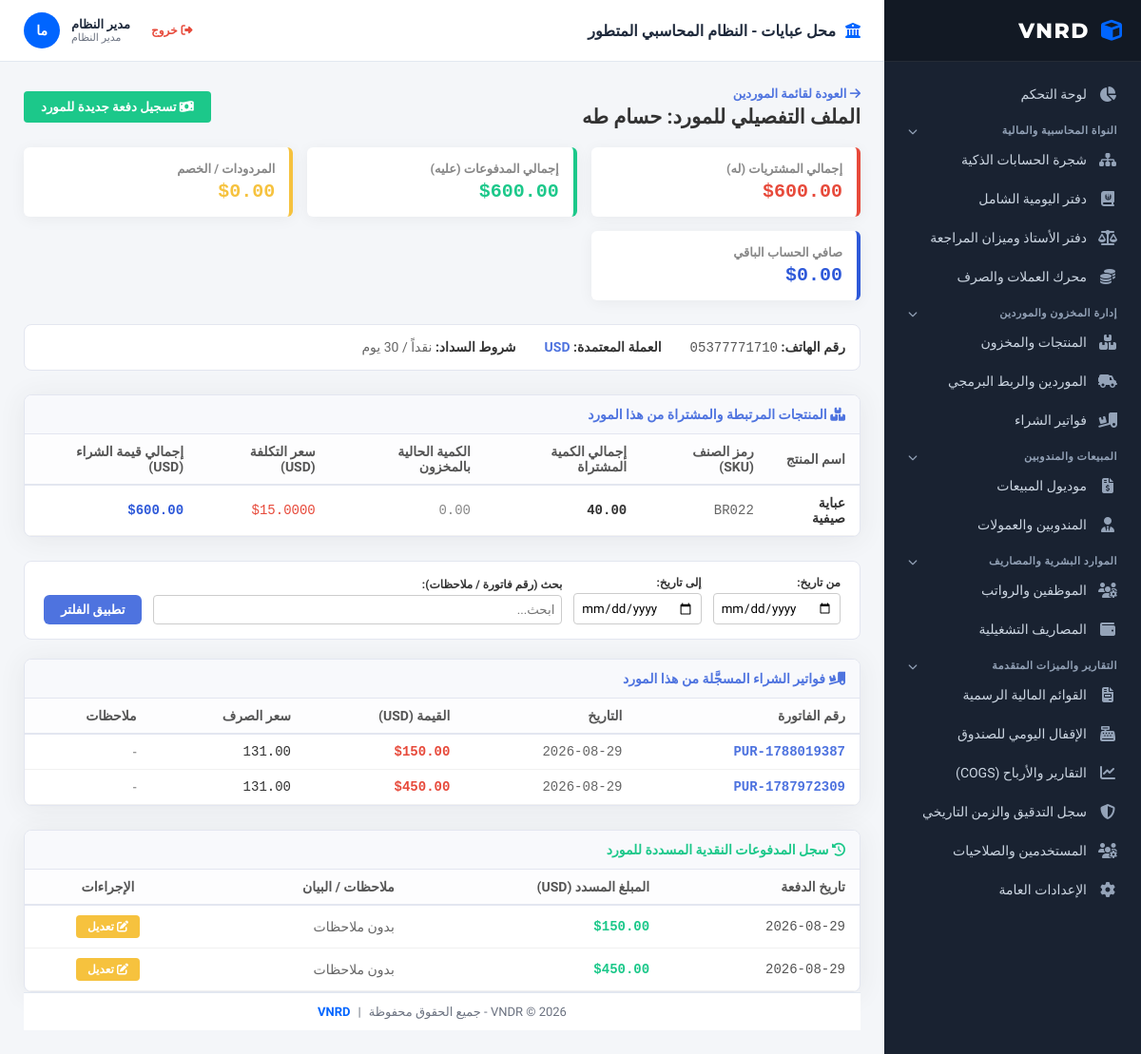
The page /supplier_view.php?id=1 (signed in) on the database its author committed.
### tables this page shows
CREATE TABLE `suppliers` (
  `id` int(11) NOT NULL,
  `supplier_name` varchar(150) NOT NULL,
  `phone` varchar(50) DEFAULT NULL,
  `currency` varchar(10) DEFAULT 'USD',
  `payment_terms` varchar(100) DEFAULT 'نقداً / 30 يوم',
  `created_at` timestamp NOT NULL DEFAULT current_timestamp(),
  `returns_discounts` decimal(15,4) NOT NULL DEFAULT 0.0000
);

CREATE TABLE `products` (
  `id` int(11) NOT NULL,
  `product_name` varchar(150) NOT NULL,
  `sku` varchar(100) NOT NULL,
  `category_id` int(11) DEFAULT NULL,
  `cost_price_usd` decimal(15,4) NOT NULL DEFAULT 0.0000,
  `wholesale_price_syp` decimal(15,2) NOT NULL DEFAULT 0.00,
  `retail_price_syp` decimal(15,2) NOT NULL DEFAULT 0.00,
  `special_price_syp` decimal(15,2) NOT NULL DEFAULT 0.00,
  `base_unit` varchar(50) NOT NULL DEFAULT 'قطعة',
  `packing_unit` varchar(50) DEFAULT NULL,
  `current_quantity` decimal(15,4) NOT NULL DEFAULT 0.0000,
  `purchased_quantity` decimal(12,2) NOT NULL DEFAULT 0.00,
  `supplier_id` int(11) DEFAULT NULL,
  `created_at` timestamp NOT NULL DEFAULT current_timestamp()
);

CREATE TABLE `purchase_invoices` (
  `id` int(11) NOT NULL,
  `invoice_number` varchar(50) NOT NULL,
  `supplier_id` int(11) NOT NULL,
  `exchange_rate` decimal(15,4) DEFAULT 1.0000,
  `total_amount_usd` decimal(15,2) DEFAULT 0.00,
  `invoice_date` date NOT NULL,
  `notes` text DEFAULT NULL,
  `created_at` timestamp NOT NULL DEFAULT current_timestamp()
);

CREATE TABLE `supplier_payments` (
  `id` int(11) NOT NULL,
  `supplier_id` int(11) NOT NULL,
  `amount_usd` decimal(15,4) NOT NULL,
  `payment_date` date NOT NULL,
  `notes` text DEFAULT NULL,
  `created_at` timestamp NOT NULL DEFAULT current_timestamp()
);

### supplier_view.php (the view, shortened to what the rows shown need)
<?php
include 'header.php';
$supplier_id = intval($_GET['id'] ?? 0);
$stmt = $conn->prepare("SELECT * FROM suppliers WHERE id = ?");
$stmt->execute([$supplier_id]);
$supplier = $stmt->fetch(PDO::FETCH_ASSOC);
$conn->exec("CREATE TABLE IF NOT EXISTS purchase_invoices (
    id INT AUTO_INCREMENT PRIMARY KEY,
    invoice_number VARCHAR(50) NOT NULL,
    supplier_id INT NOT NULL,
    exchange_rate DECIMAL(15,4) DEFAULT 1,
    total_amount_usd DECIMAL(15,2) DEFAULT 0,
    invoice_date DATE NOT NULL,
    notes TEXT,
    created_at TIMESTAMP DEFAULT CURRENT_TIMESTAMP
)");
$conn->exec("CREATE TABLE IF NOT EXISTS purchase_invoice_items (
    id INT AUTO_INCREMENT PRIMARY KEY,
    purchase_invoice_id INT NOT NULL,
    product_id INT NOT NULL,
    quantity DECIMAL(15,4) NOT NULL,
    unit_cost_usd DECIMAL(15,4) NOT NULL,
    total_cost_usd DECIMAL(15,2) NOT NULL
)");
$returns_discounts = floatval($supplier['returns_discounts']);
$stmt_products = $conn->prepare("SELECT * FROM products WHERE supplier_id = ? ORDER BY id DESC");
$stmt_products->execute([$supplier_id]);
$products = $stmt_products->fetchAll(PDO::FETCH_ASSOC);
$pi_where = ["supplier_id = ?"];
$pi_params = [$supplier_id];
$stmt_pi_list = $conn->prepare("SELECT * FROM purchase_invoices WHERE " . implode(' AND ', $pi_where) . " ORDER BY invoice_date DESC, id DESC");
$stmt_pi_list->execute($pi_params);
$purchase_invoices_list = $stmt_pi_list->fetchAll(PDO::FETCH_ASSOC);
$pay_where = ["supplier_id = ?"];
$pay_params = [$supplier_id];
$stmt_payments_list = $conn->prepare("SELECT * FROM supplier_payments WHERE " . implode(' AND ', $pay_where) . " ORDER BY payment_date DESC, id DESC");
$stmt_payments_list->execute($pay_params);
$payments_list = $stmt_payments_list->fetchAll(PDO::FETCH_ASSOC);
?>
<div style="display: flex; justify-content: space-between; align-items: center; margin-bottom: 20px;">
    <div>
        <a href="suppliers.php" style="color: #4e73df; text-decoration: none; font-size: 13px; font-weight: bold;"><i class="fas fa-arrow-right"></i> العودة لقائمة الموردين</a>
        <h2 style="margin: 5px 0 0 0; color: #333;">الملف التفصيلي للمورد: <?php echo htmlspecialchars($supplier['supplier_name']); ?></h2>
    </div>
</div>
<div style="display: grid; grid-template-columns: repeat(auto-fit, minmax(220px, 1fr)); gap: 15px; margin-bottom: 25px;">
    <div style="background: #fff; border-right: 4px solid #f6c23e; padding: 15px; border-radius: 6px; box-shadow: 0 0.15rem 1rem rgba(0,0,0,0.05);">
        <div style="color: #888; font-size: 13px; font-weight: bold;">المردودات / الخصم</div>
        <div style="font-size: 20px; font-weight: bold; color: #f6c23e; font-family: monospace; margin-top: 5px;">$<?php echo number_format($returns_discounts, 2); ?></div>
    </div>
</div>
<div style="background: #fff; border: 1px solid #e3e6f0; border-radius: 8px; padding: 15px; margin-bottom: 25px; display: flex; gap: 30px; font-size: 14px;">
    <div><strong>رقم الهاتف:</strong> <span style="font-family: monospace; color: #555;"><?php echo htmlspecialchars($supplier['phone'] ?: 'غير متوفر'); ?></span></div>
    <div><strong>العملة المعتمدة:</strong> <span style="color: #4e73df; font-weight: bold;"><?php echo htmlspecialchars($supplier['currency']); ?></span></div>
    <div><strong>شروط السداد:</strong> <span style="color: #666;"><?php echo htmlspecialchars($supplier['payment_terms']); ?></span></div>
</div>
<div style="background: #fff; border: 1px solid #e3e6f0; border-radius: 8px; overflow: hidden; margin-bottom: 25px; box-shadow: 0 0.15rem 1.75rem 0 rgba(58, 59, 69, 0.08);">
    <div style="overflow-x: auto;">
        <table style="width: 100%; border-collapse: collapse; font-size: 14px; text-align: right;">
            <thead>
                <tr style="background: #fdfdfe; border-bottom: 2px solid #e3e6f0; color: #555;">
                    <th style="padding: 10px 15px;">اسم المنتج</th>
                    <th style="padding: 10px 15px;">رمز الصنف (SKU)</th>
                    <th style="padding: 10px 15px;">إجمالي الكمية المشتراة</th>
                    <th style="padding: 10px 15px;">الكمية الحالية بالمخزون</th>
                    <th style="padding: 10px 15px;">سعر التكلفة (USD)</th>
                    <th style="padding: 10px 15px;">إجمالي قيمة الشراء (USD)</th>
                </tr>
            </thead>
            <tbody>
                <?php if (count($products) > 0): ?>
                    <?php foreach ($products as $prod):
                        $purchased_qty = $prod['purchased_quantity'] ?? $prod['current_quantity'];
                        $total_val = $purchased_qty * $prod['cost_price_usd'];
                    ?>
                        <tr style="border-bottom: 1px solid #f1f1f1;">
                            <td style="padding: 10px 15px; font-weight: 600; color: #333;"><?php echo htmlspecialchars($prod['product_name']); ?></td>
                            <td style="padding: 10px 15px; font-family: monospace; color: #666;"><?php echo htmlspecialchars($prod['sku']); ?></td>
                            <td style="padding: 10px 15px; font-family: monospace; font-weight: bold; color: #333;"><?php echo number_format($purchased_qty, 2); ?></td>
                            <td style="padding: 10px 15px; font-family: monospace; color: #888;"><?php echo number_format($prod['current_quantity'], 2); ?></td>
                            <td style="padding: 10px 15px; font-family: monospace; color: #e74a3b;">$<?php echo number_format($prod['cost_price_usd'], 4); ?></td>
                            <td style="padding: 10px 15px; font-family: monospace; color: #2e59d9; font-weight: bold;">$<?php echo number_format($total_val, 2); ?></td>
                        </tr>
                    <?php endforeach; ?>
                <?php else: ?>
                    <tr>
                        <td colspan="6" style="padding: 20px; text-align: center; color: #777;">لا توجد منتجات مسجلة مرتبطة بهذا المورد حتى الآن.</td>
                    </tr>
                <?php endif; ?>
            </tbody>
        </table>
    </div>
</div>
<div style="background: #fff; border: 1px solid #e3e6f0; border-radius: 8px; overflow: hidden; box-shadow: 0 0.15rem 1.75rem 0 rgba(58, 59, 69, 0.08); margin-bottom: 25px;">
    <div style="overflow-x: auto;">
        <table style="width: 100%; border-collapse: collapse; font-size: 14px; text-align: right;">
            <thead>
                <tr style="background: #fdfdfe; border-bottom: 2px solid #e3e6f0; color: #555;">
                    <th style="padding: 10px 15px;">رقم الفاتورة</th>
                    <th style="padding: 10px 15px;">التاريخ</th>
                    <th style="padding: 10px 15px;">القيمة (USD)</th>
                    <th style="padding: 10px 15px;">سعر الصرف</th>
                    <th style="padding: 10px 15px;">ملاحظات</th>
                </tr>
            </thead>
            <tbody>
                <?php if (count($purchase_invoices_list) > 0): ?>
                    <?php foreach ($purchase_invoices_list as $pi): ?>
                        <tr style="border-bottom: 1px solid #f1f1f1;">
                            <td style="padding: 10px 15px; font-family: monospace; font-weight: bold; color: #4e73df;"><?php echo htmlspecialchars($pi['invoice_number']); ?></td>
                            <td style="padding: 10px 15px; font-family: monospace; color: #666;"><?php echo htmlspecialchars($pi['invoice_date']); ?></td>
                            <td style="padding: 10px 15px; font-family: monospace; font-weight: bold; color: #e74a3b;">$<?php echo number_format($pi['total_amount_usd'], 2); ?></td>
                            <td style="padding: 10px 15px; font-family: monospace;"><?php echo number_format($pi['exchange_rate'], 2); ?></td>
                            <td style="padding: 10px 15px; color: #777;"><?php echo htmlspecialchars($pi['notes'] ?: '-'); ?></td>
                        </tr>
                    <?php endforeach; ?>
                <?php else: ?>
                    <tr><td colspan="5" style="padding: 20px; text-align: center; color: #777;">لا توجد فواتير شراء مطابقة لخيارات الفلتر الحالية.</td></tr>
                <?php endif; ?>
            </tbody>
        </table>
    </div>
</div>
<div style="background: #fff; border: 1px solid #e3e6f0; border-radius: 8px; overflow: hidden; box-shadow: 0 0.15rem 1.75rem 0 rgba(58, 59, 69, 0.08);">
    <div style="overflow-x: auto;">
        <table style="width: 100%; border-collapse: collapse; font-size: 14px; text-align: right;">
            <thead>
                <tr style="background: #fdfdfe; border-bottom: 2px solid #e3e6f0; color: #555;">
                    <th style="padding: 10px 15px;">تاريخ الدفعة</th>
                    <th style="padding: 10px 15px;">المبلغ المسدد (USD)</th>
                    <th style="padding: 10px 15px;">ملاحظات / البيان</th>
                    <th style="padding: 10px 15px; text-align: center;">الإجراءات</th>
                </tr>
            </thead>
            <tbody>
                <?php if (count($payments_list) > 0): ?>
                    <?php foreach ($payments_list as $pay): ?>
                        <tr style="border-bottom: 1px solid #f1f1f1;">
                            <td style="padding: 10px 15px; font-family: monospace; color: #555;"><?php echo htmlspecialchars($pay['payment_date']); ?></td>
                            <td style="padding: 10px 15px; font-family: monospace; color: #1cc88a; font-weight: bold;">$<?php echo number_format($pay['amount_usd'], 2); ?></td>
                            <td style="padding: 10px 15px; color: #666;"><?php echo htmlspecialchars($pay['notes'] ?: 'بدون ملاحظات'); ?></td>
                            <td style="padding: 10px 15px; text-align: center;">
                                <button onclick='openEditPaymentModal(<?php echo json_encode($pay, JSON_HEX_APOS | JSON_HEX_QUOT); ?>)' style="background: #f6c23e; color: white; border: none; padding: 5px 12px; border-radius: 4px; cursor: pointer; font-size: 12px; font-weight: bold;">
                                    <i class="fas fa-edit"></i> تعديل
                                </button>
                            </td>
                        </tr>
                    <?php endforeach; ?>
                <?php else: ?>
                    <tr>
                        <td colspan="4" style="padding: 20px; text-align: center; color: #777;">لم يتم تسجيل أي دفعات مالية لهذا المورد بعد.</td>
                    </tr>
                <?php endif; ?>
            </tbody>
        </table>
    </div>
</div>

### rows shown on the page
suppliers: supplier_name "حسام طه", returns_discounts "0.00", phone "05377771710", currency "USD", payment_terms "نقداً / 30 يوم"
products: product_name "عباية صيفية", sku "BR022", purchased_quantity "40.00", current_quantity "0.00", cost_price_usd "15.0000", total_val "600.00"
purchase_invoices: invoice_number "PUR-1788019387", invoice_date "2026-08-29", total_amount_usd "150.00", exchange_rate "131.00", notes "-"
purchase_invoices: invoice_number "PUR-1787972309", invoice_date "2026-08-29", total_amount_usd "450.00", exchange_rate "131.00", notes "-"
supplier_payments: payment_date "2026-08-29", amount_usd "150.00", notes "بدون ملاحظات"
supplier_payments: payment_date "2026-08-29", amount_usd "450.00", notes "بدون ملاحظات"

### other values the page prints
$company_name "محل عبايات"
$logged_in_full_name "مدير النظام"
$logged_in_role_label "مدير النظام"
$avatar_initials ?: '؟' "ما"
$total_purchases "600.00"
$total_payments "600.00"
$net_balance "0.00"
